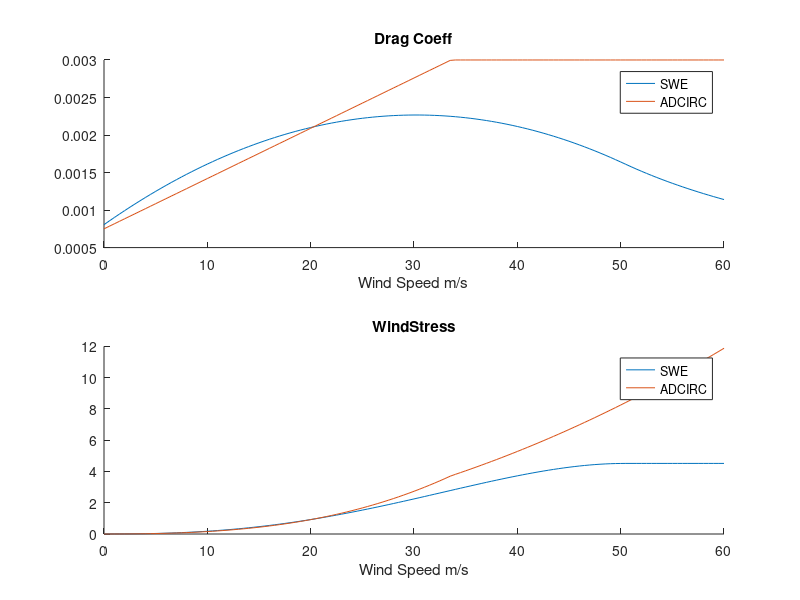

This figure's MATLAB source:
%% WindStress

clc
clear all
close all


rhoA=1.1;

u=0:0.5:60;

cd=(-0.016*u.*u + 0.967*u + 8.058)*0.0001;

for i=1:size(cd,2)
    if(u(i)>50.33)
        cd(i)=4.1047/(u(i)^2);
    end
end

tau=cd.*u.*u*rhoA;

cdB=(0.067*u + 0.75)*0.001;
for i=1:size(cdB,2)
    if(cdB(i)>0.003)
        cdB(i)=.003;
    end
end

tauB=cdB.*u.*u*rhoA;

figure(1)
subplot(2,1,1)
hold on
plot(u,cd)
plot(u,cdB)
legend('SWE','ADCIRC')
title('Drag Coeff')
xlabel('Wind Speed m/s')
subplot(2,1,2)
hold on
plot(u,tau)
plot(u,tauB)
legend('SWE','ADCIRC')
title('WindStress')
xlabel('Wind Speed m/s')
